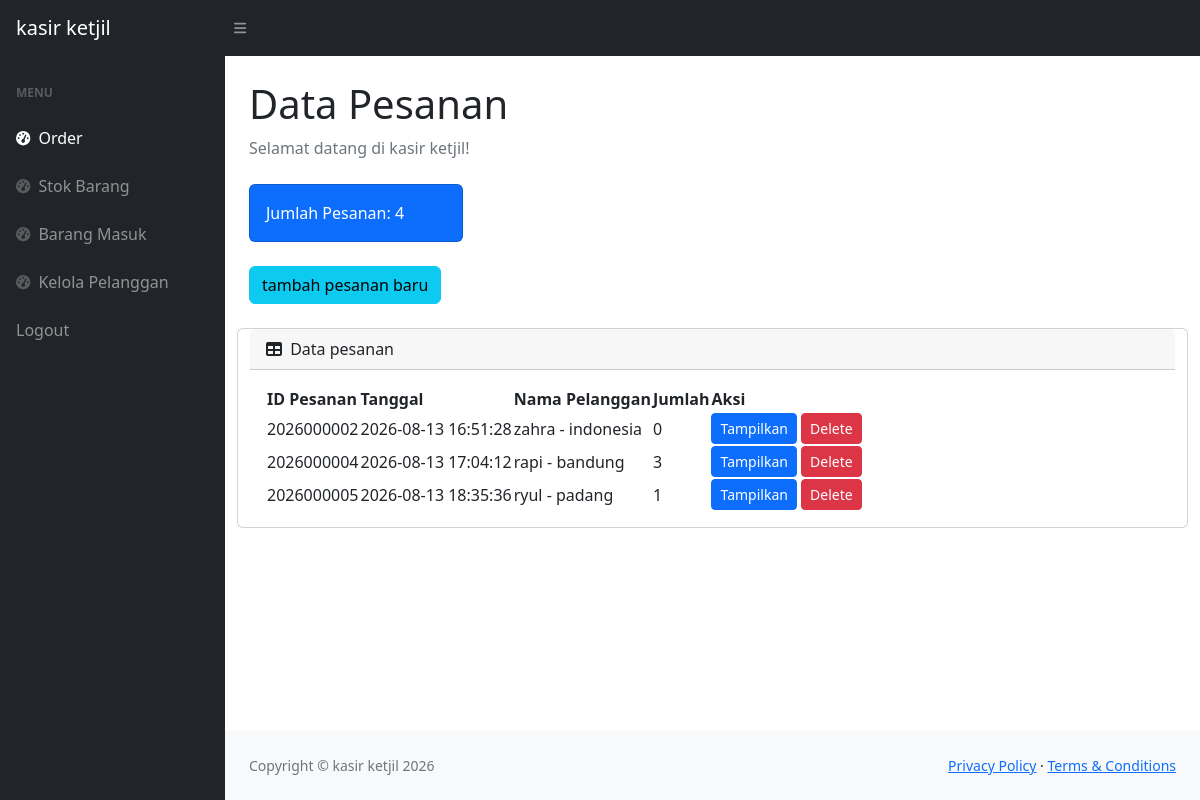
The app's page /index.php (signed in) with its own data.
### tables this page shows
CREATE TABLE `pesanan` (
  `id_pesanan` int(11) NOT NULL,
  `tanggal` timestamp NOT NULL DEFAULT current_timestamp(),
  `id_pelanggan` int(11) NOT NULL
);

CREATE TABLE `pelanggan` (
  `id_pelanggan` int(11) NOT NULL,
  `nama_pelanggan` varchar(35) NOT NULL,
  `no_telp` varchar(15) NOT NULL,
  `alamat` text NOT NULL
);

### index.php (the view, shortened to what this page needs)
<?php
require 'cekLogin.php';
$h1 = mysqli_query($conn, "SELECT * FROM pesanan");
$h2 = mysqli_num_rows($h1);
?>
<!DOCTYPE html>
<html lang="en">
    <head>
        <link href="https://cdn.jsdelivr.net/npm/simple-datatables@7.1.2/dist/style.min.css" rel="stylesheet" />
        <link href="css/styles.css" rel="stylesheet" />
    </head>
    <body class="sb-nav-fixed">
        <nav class="sb-topnav navbar navbar-expand navbar-dark bg-dark">
            <a class="navbar-brand ps-3" href="index.php">kasir ketjil</a>
            <button class="btn btn-link btn-sm order-1 order-lg-0 me-4 me-lg-0" id="sidebarToggle" href="#!"><i class="fas fa-bars"></i></button>
        </nav>
        <div id="layoutSidenav">
            <div id="layoutSidenav_nav">
                <nav class="sb-sidenav accordion sb-sidenav-dark" id="sidenavAccordion">
                    <div class="sb-sidenav-menu">
                        <div class="nav">
                            <div class="sb-sidenav-menu-heading">Menu</div>
                            <a class="nav-link active" href="index.php">
                                <div class="sb-nav-link-icon"><i class="fas fa-tachometer-alt"></i></div>
                                Order
                            </a>
                            <a class="nav-link" href="stok.php">
                                <div class="sb-nav-link-icon"><i class="fas fa-tachometer-alt"></i></div>
                                Stok Barang
                            </a>
                            <a class="nav-link" href="masuk.php">
                                <div class="sb-nav-link-icon"><i class="fas fa-tachometer-alt"></i></div>
                                Barang Masuk
                            </a>
                             <a class="nav-link" href="pelanggan.php">
                                <div class="sb-nav-link-icon"><i class="fas fa-tachometer-alt"></i></div>
                                Kelola Pelanggan
                            </a>
                            <a class="nav-link" href="logout.php">
                                Logout
                            </a>
                        </div>
                    </div>
                </nav>
            </div>
            <div id="layoutSidenav_content">
                <main>
                    <div class="container-fluid px-4">
                        <h1 class="mt-4">Data Pesanan</h1>
                        <ol class="breadcrumb mb-4">
                            <li class="breadcrumb-item active">Selamat datang di kasir ketjil!</li>
                        </ol>
                        <div class="row">
                            <div class="col-xl-3 col-md-6">
                                <div class="card bg-primary text-white mb-4">
                                    <div class="card-body">Jumlah Pesanan: <?=$h2; ?></div>
                                    </div>
                                </div>
                            </div>
                             <div class="row">
                            <div class="col-xl-3 col-md-6">
                                <button type="button" class="btn btn-info mb-4" data-bs-toggle="modal" data-bs-target="#myModal">
                                    tambah pesanan baru
                                </button>
                            </div>
                        <div class="card mb-4">
                            <div class="card-header">
                                <i class="fas fa-table me-1"></i>
                                Data pesanan
                            </div>
                            <div class="card-body">
                                <table id="datatablesSimple">
                                    <thead>
                                        <tr>
                                            <th>ID Pesanan</th>
                                            <th>Tanggal</th>
                                            <th>Nama Pelanggan</th>
                                            <th>Jumlah</th>
                                            <th>Aksi</th>
                                        </tr>
                                    </thead>
                                    <tbody>
                                       <?php
                                    $get = mysqli_query($conn, "SELECT * FROM pesanan p, pelanggan pl WHERE p.id_pelanggan = pl.id_pelanggan");
                                    while($pesanan = mysqli_fetch_array($get)){
                                    $id_pesanan = $pesanan['id_pesanan'];
                                    $tanggal = $pesanan['tanggal'];
                                    $nama_pelanggan = $pesanan['nama_pelanggan'];
                                    $alamat = $pesanan['alamat'];
                                    $hitung_jumlah = mysqli_query($conn, "SELECT * from detail_pesanan where id_pesanan = '$id_pesanan'");
                                    $jumlah = mysqli_num_rows($hitung_jumlah);
                                    ?>
                                        <tr>
                                            <td> <?=$id_pesanan;?></td>
                                            <td><?=$tanggal;?></td>
                                            <td><?=$nama_pelanggan;?> - <?=$alamat;?></td>
                                            <td><?=$jumlah;?></td>
                                            <td>
                                                <a href="view.php?idp=<?=$id_pesanan;?>" class="btn btn-primary btn-sm" target="blank"> Tampilkan </a>
                                                <button type="button" class="btn btn-danger btn-sm" data-bs-toggle="modal" data-bs-target="#delete<?=$id_pesanan;?>">Delete</button>
                                            </td>
                                        </tr>
                                    <?php
                                    };
                                    ?>
                                    </tbody>
                                </table>
                            </div>
                        </div>
                    </div>
                </main>
                <footer class="py-4 bg-light mt-auto">
                    <div class="container-fluid px-4">
                        <div class="d-flex align-items-center justify-content-between small">
                            <div class="text-muted">Copyright &copy; kasir ketjil 2026</div>
                            <div>
                                <a href="#">Privacy Policy</a>
                                &middot;
                                <a href="#">Terms &amp; Conditions</a>
                            </div>
                        </div>
                    </div>
                </footer>
            </div>
        </div>
    </body>
</html>

### records on screen
pesanan: id_pesanan "2026000002", tanggal "2026-08-13 16:51:28", id_pelanggan.nama_pelanggan "zahra", id_pelanggan.alamat "indonesia", jumlah "0"
pesanan: id_pesanan "2026000004", tanggal "2026-08-13 17:04:12", id_pelanggan.nama_pelanggan "rapi", id_pelanggan.alamat "bandung", jumlah "3"
pesanan: id_pesanan "2026000005", tanggal "2026-08-13 18:35:36", id_pelanggan.nama_pelanggan "ryul", id_pelanggan.alamat "padang", jumlah "1"

### other values on screen
$h2 "4"
